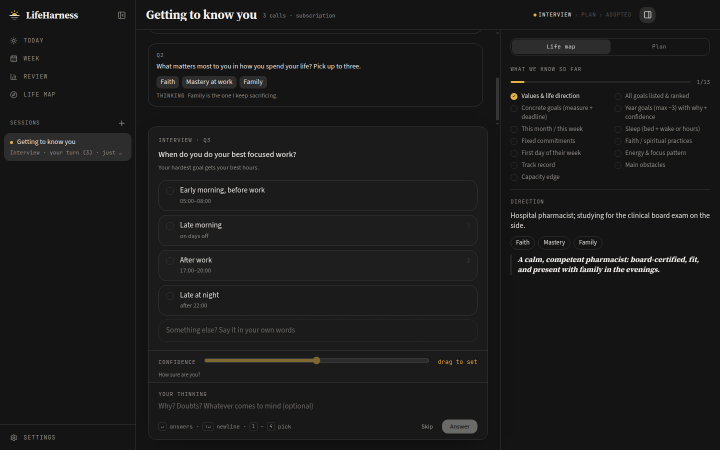
#> input picture docs/assets/interview.png, 1440 x 900 px (shown at 1/2 size)
$ python readme-gif.py
#> lines starting #> are read from the running program, lines starting #| are printed output that depends on the picture
#!/usr/bin/env python3
"""docs/assets/tour.gif: a short tour for the README, made from the README screenshots in docs/assets
(invented demo data only: scripts/readme-shots.ts). Run it after those change:
    python3 scripts/readme-gif.py
Needs Pillow."""
import os

from PIL import Image, ImageDraw, ImageFont

ASSETS = os.path.join(os.path.dirname(__file__), "..", "docs", "assets")
STEPS = [  # (screenshot, caption, seconds shown)
    ("interview.png", "1  Interview: one question at a time", 2.6),
    ("desktop-session.png", "2  Plan: a week built around your real life", 3.0),
    ("today.png", "3  Today: mark each block done, half or skipped", 2.6),
    ("desktop-week.png", "4  Week: everything in one calendar", 3.0),
]
W, H, BAR = 960, 600, 44  # frame, screenshot area, caption bar below it
BG, INK, ACCENT = (20, 20, 20), (231, 229, 225), (226, 178, 74)  # the Default theme
FADE = 6  # frames per crossfade


def font(size):
    for f in ("DejaVuSans.ttf", "/usr/share/fonts/truetype/dejavu/DejaVuSans.ttf", "Arial.ttf"):
        try:
            return ImageFont.truetype(f, size)
        except OSError:
            continue
    return ImageFont.load_default()


def frame(name, caption):
#> called with name = 'interview.png', caption = '1  Interview: one question at a time'
    shot = Image.open(os.path.join(ASSETS, name)).convert("RGB")
#> shot is the input picture: PIL image 1440x900 RGB; mean R, G, B 26.4, 26.2, 26.1
    shot.thumbnail((W, H), Image.LANCZOS)
#> shot: PIL image 960x600 RGB
    out = Image.new("RGB", (W, H + BAR), BG)
#> out: PIL image 960x644 RGB; every value is 20
    out.paste(shot, ((W - shot.width) // 2, (H - shot.height) // 2))
    d = ImageDraw.Draw(out)
    d.rectangle([0, H, W, H + BAR], fill=BG)
    d.rectangle([0, H, W, H + 2], fill=ACCENT)
    num, _, text = caption.partition("  ")
    f = font(19)
    d.text((24, H + 12), num, font=f, fill=ACCENT)
    d.text((52, H + 12), text, font=f, fill=INK)
    return out


stills = [(frame(n, c), s) for n, c, s in STEPS]
#> call 2 of frame, with name = 'desktop-session.png'
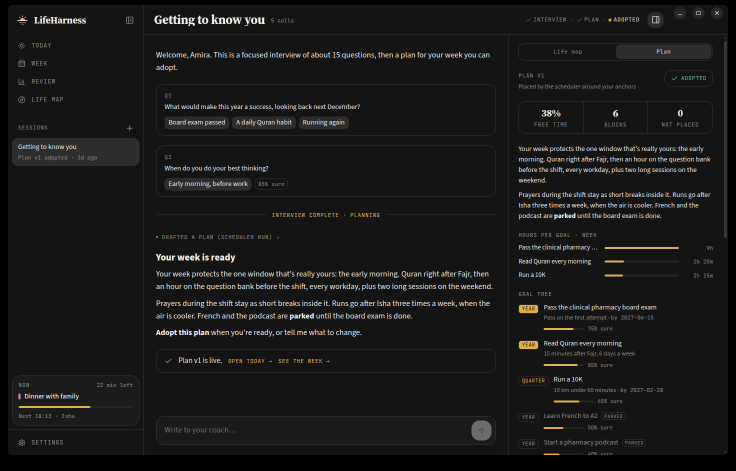
#> input picture docs/assets/desktop-session.png, 1472 x 942 px (shown at 1/2 size)
#> in frame, shot is the input picture: PIL image 1472x942 RGB; mean R, G, B 25.8, 25.6, 25.1
#> call 3 of frame, with name = 'today.png'
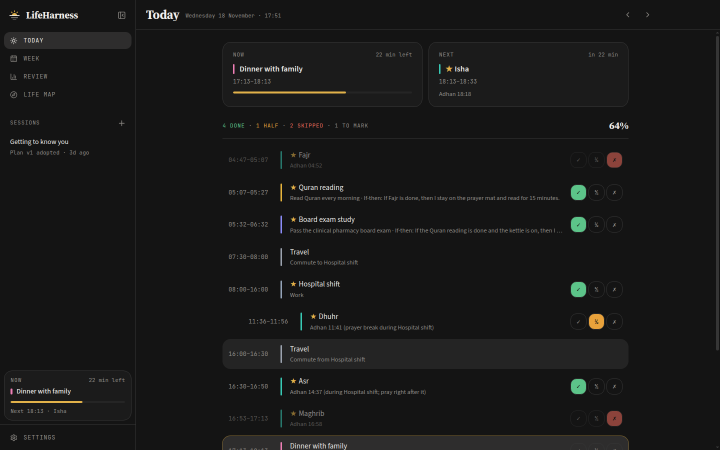
#> input picture docs/assets/today.png, 1440 x 900 px (shown at 1/2 size)
#> in frame, shot is the input picture: PIL image 1440x900 RGB; mean R, G, B 24.8, 24.8, 24.4
#> call 4 of frame, with name = 'desktop-week.png', caption = '4  Week: everything in one calendar'
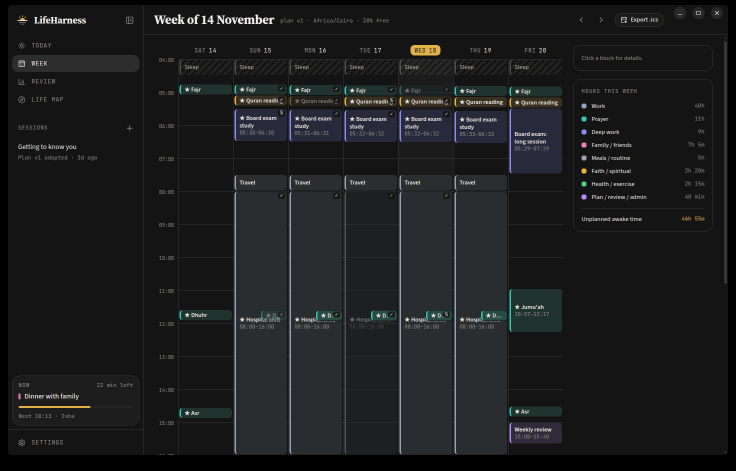
#> input picture docs/assets/desktop-week.png, 1472 x 942 px (shown at 1/2 size)
#> in frame, shot is the input picture: PIL image 1472x942 RGB; mean R, G, B 28.5, 29.6, 30.4
#> in frame (call 4), `shot.thumbnail((W, H), Image.LANCZOS)`:
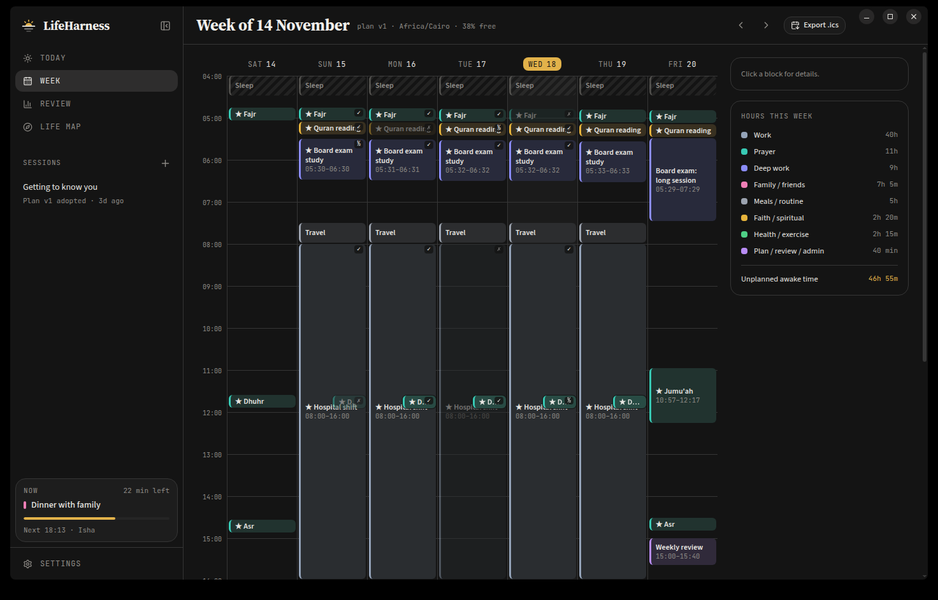
#> shot: PIL image 938x600 RGB; mean R, G, B 28.6, 29.6, 30.4
#> in frame (call 4), `out.paste(shot, ((W - shot.width) // 2, (H - shot.height) // 2))`:
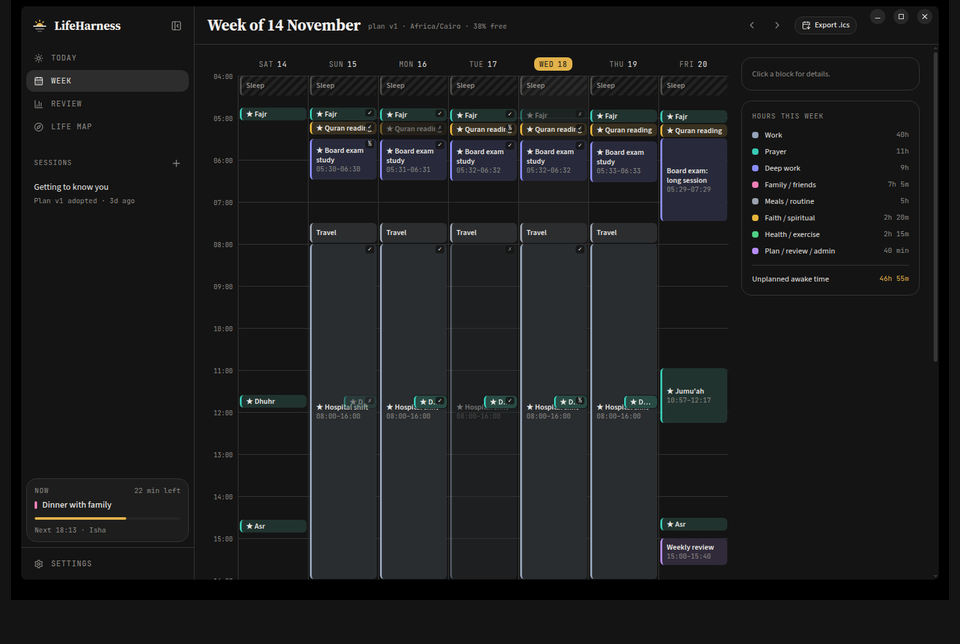
#> out: PIL image 960x644 RGB; mean R, G, B 27.8, 28.7, 29.5
#> stills = 4 items
frames, durations = [], []
for i, (img, secs) in enumerate(stills):
    frames.append(img)
    durations.append(int(secs * 1000))
    nxt = stills[(i + 1) % len(stills)][0]
    for k in range(1, FADE):
        frames.append(Image.blend(img, nxt, k / FADE))
        durations.append(70)
#> this loop made 4 passes
#> secs on passes 1 to 4: 2.6, 3, 2.6, 3
#> after the loop, durations = [2600, 70, 70, 70, 70, 70, 3000, 70, 70, 70, 70, 70, 2600, 70, 70, 70, 70, 70, 3000, 70, 70, 70, 70, 70]; frames = 24 items

# One shared palette for every frame: no colour flicker between screens.
palette = Image.new("RGB", (W, (H + BAR) * len(stills)))
#> palette: PIL image 960x2576 RGB; every value is 0
for i, (img, _) in enumerate(stills):
    palette.paste(img, (0, i * (H + BAR)))
#> this loop made 4 passes
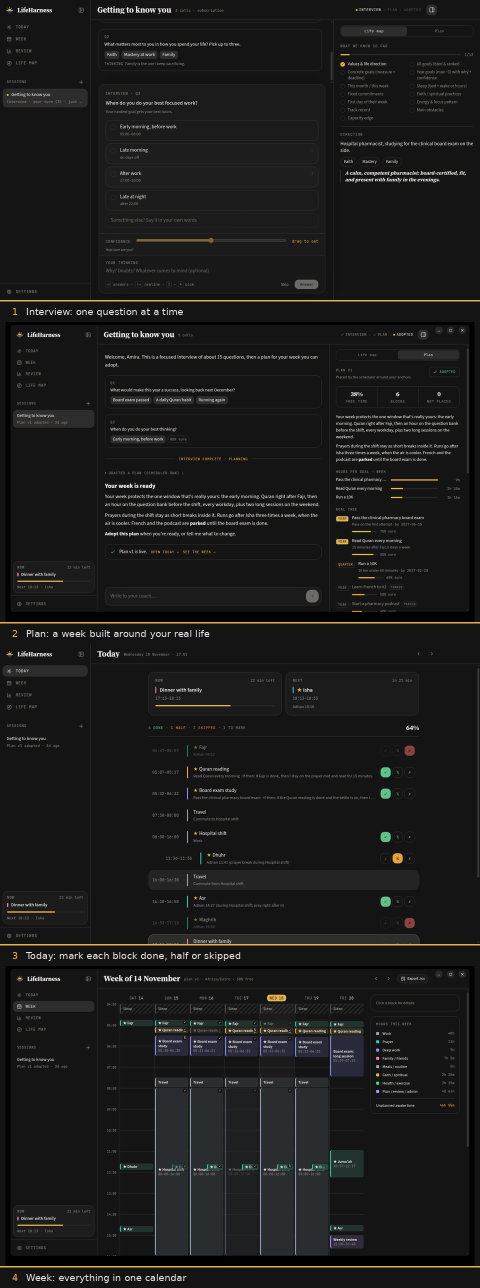
#> palette: PIL image 960x2576 RGB (shown at 1/2 size); mean R, G, B 27.3, 27.3, 26.7
pal = palette.quantize(colors=255, method=Image.MEDIANCUT)
out = [f.quantize(palette=pal, dither=Image.Dither.NONE) for f in frames]
#> out = 24 items
path = os.path.join(ASSETS, "tour.gif")
out[0].save(path, save_all=True, append_images=out[1:], duration=durations, loop=0, optimize=True)
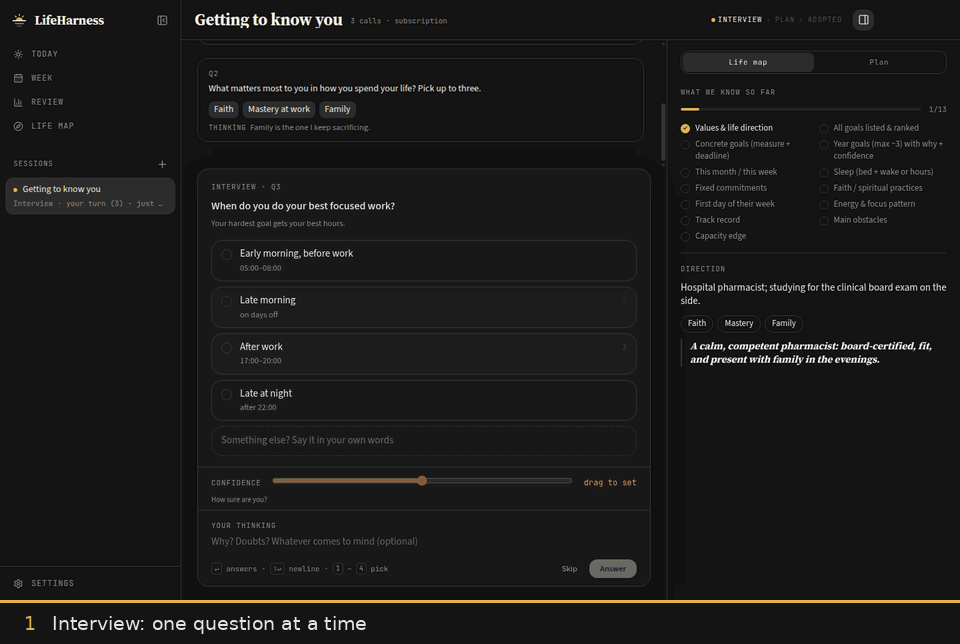
#> saved as tour.gif: PIL image 960x644 P; mean R, G, B 26.3, 26.1, 25.3
print(f"{path}: {len(out)} frames, {os.path.getsize(path) // 1024} KB")
#| scripts/../docs/assets/tour.gif: 24 frames, 2324 KB
